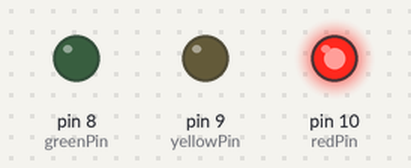
Simulated run of this sketch. Board: Arduino Uno, built with avr-gcc and run on an emulated ATmega328P. On the bench: output pins drawn as LEDs (lit = HIGH).

Above: at 5.0 s.
At 11.0 s:
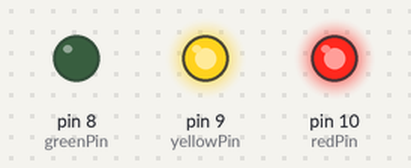
At 17.0 s:
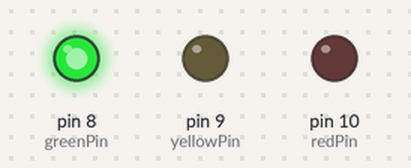
At 23.0 s:
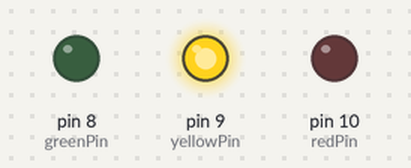
Timing chart, 0 to 31.2 s (numbered marks = the images above):
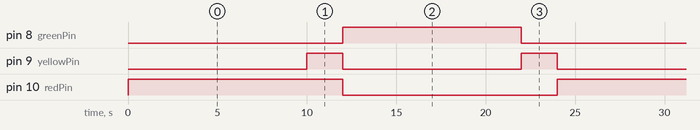

The sketch:

semaforo.ino
```cpp
// Projeto 3 - Semáforo

int ledDelay(10000); //espera entre as alterações
int redPin = 10;
int yellowPin = 9;
int greenPin = 8;
void setup() {
  pinMode(redPin, OUTPUT);
  pinMode(yellowPin, OUTPUT);
  pinMode(greenPin, OUTPUT);
}

void loop() {
  digitalWrite(redPin, HIGH);
  delay(ledDelay);

  digitalWrite(yellowPin, HIGH);
  delay(2000);

  digitalWrite(greenPin, HIGH);
  digitalWrite(redPin, LOW);
  digitalWrite(yellowPin, LOW);
  delay(ledDelay);

  digitalWrite(yellowPin, HIGH);
  digitalWrite(greenPin, LOW);
  delay(2000);

  digitalWrite(yellowPin, LOW);
}
```

Measured:
- by itself, pin 8 (greenPin): alternates HIGH for 10.0 s and LOW for 14.0 s
- by itself, pin 9 (yellowPin): alternates HIGH for 2.0 s and LOW for 10.0 s
- by itself, pin 10 (redPin): alternates HIGH for 12.0 s and LOW for 12.0 s
